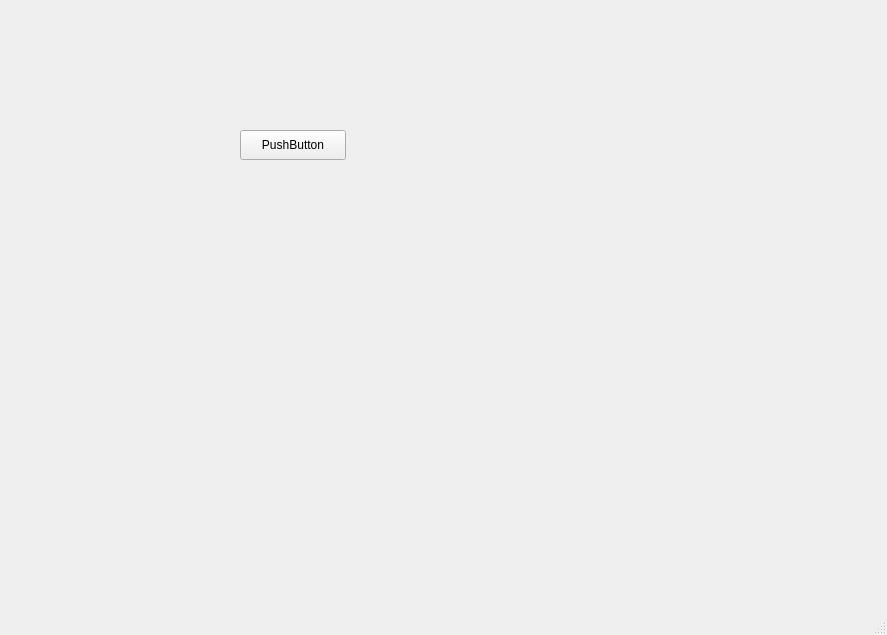
<?xml version="1.0" encoding="UTF-8"?>
<ui version="4.0">
 <class>MainWindow</class>
 <widget class="QMainWindow" name="MainWindow">
  <property name="geometry">
   <rect>
    <x>0</x>
    <y>0</y>
    <width>887</width>
    <height>635</height>
   </rect>
  </property>
  <property name="windowTitle">
   <string>MainWindow</string>
  </property>
  <widget class="QWidget" name="centralwidget">
   <widget class="QPushButton" name="pushButton">
    <property name="geometry">
     <rect>
      <x>240</x>
      <y>130</y>
      <width>106</width>
      <height>30</height>
     </rect>
    </property>
    <property name="text">
     <string>PushButton</string>
    </property>
   </widget>
  </widget>
  <widget class="QMenuBar" name="menubar">
   <property name="geometry">
    <rect>
     <x>0</x>
     <y>0</y>
     <width>887</width>
     <height>32</height>
    </rect>
   </property>
  </widget>
  <widget class="QStatusBar" name="statusbar"/>
 </widget>
 <resources/>
 <connections/>
</ui>
